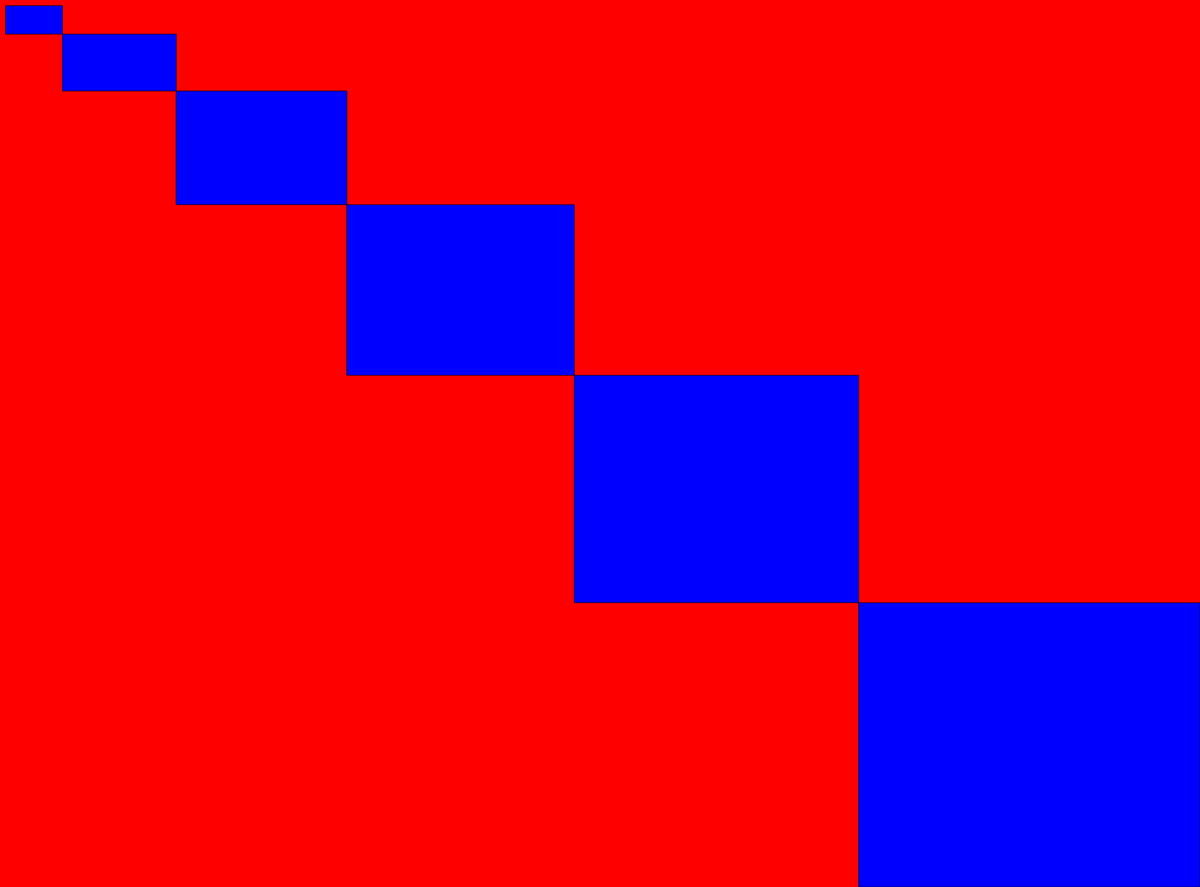
Frame 1 (no input)
Frame 60 (no input): identical to frame 1, image omitted
Frame 120 (the mouse pressed at the canvas centre since frame 60): identical to frame 1, image omitted

The p5.js sketch that drew this single still picture (run headless with seeded random() and noise() and a simulated clock; from frame 60 on, the mouse is pressed at the canvas centre):

// p5.js sketch
// ── sketch.js
function setup()
{
  //create a drawing service 700px wide, 500px tall
  createCanvas(2110,1560);

}

function draw()
{
  //create a background using RGB values
  background(255,0,0)

  // change the paint brush to a specific color according to RGB values
  fill(0,0,255);

  // create a rectangle at x,y coordinates 10,10 with length x height at 100 x 50
  rect(10,10,100,50);
  rect(110,60,200,100);
  rect(310,160,300,200);
  rect(610,360,400,300);
  rect(1010,660,500,400);
  rect(1510,1060,600,500);

}
